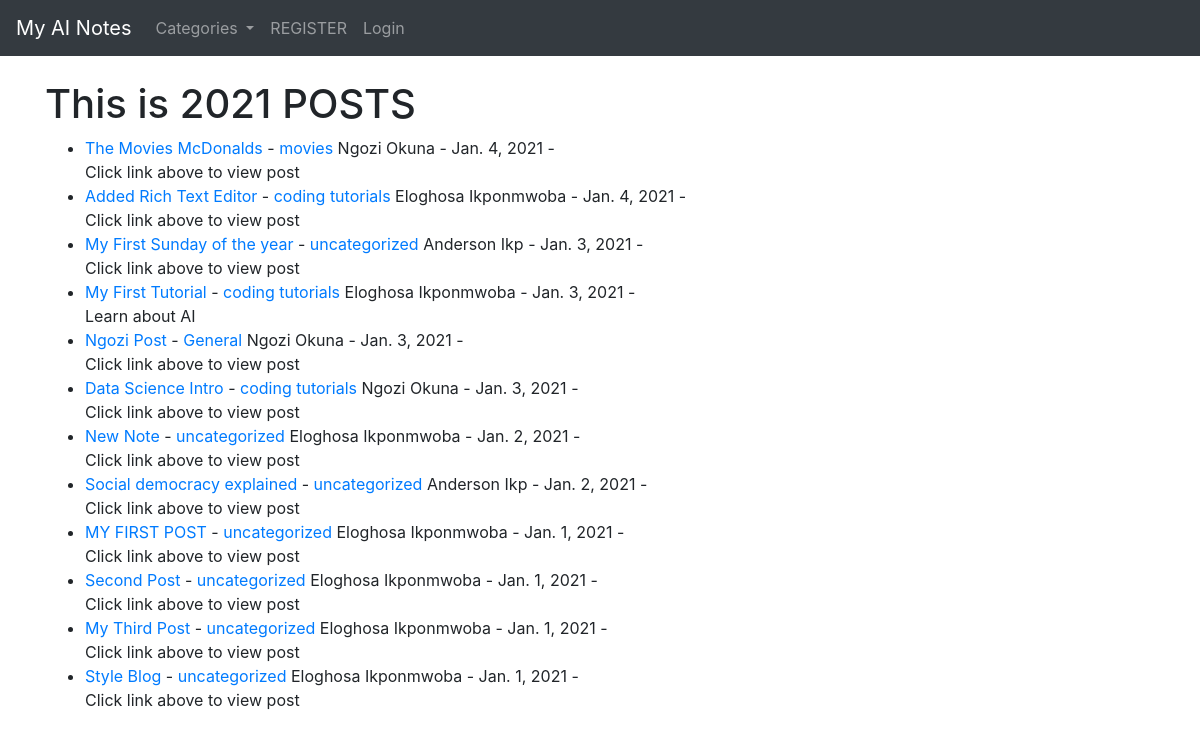
The app's page /, older data.
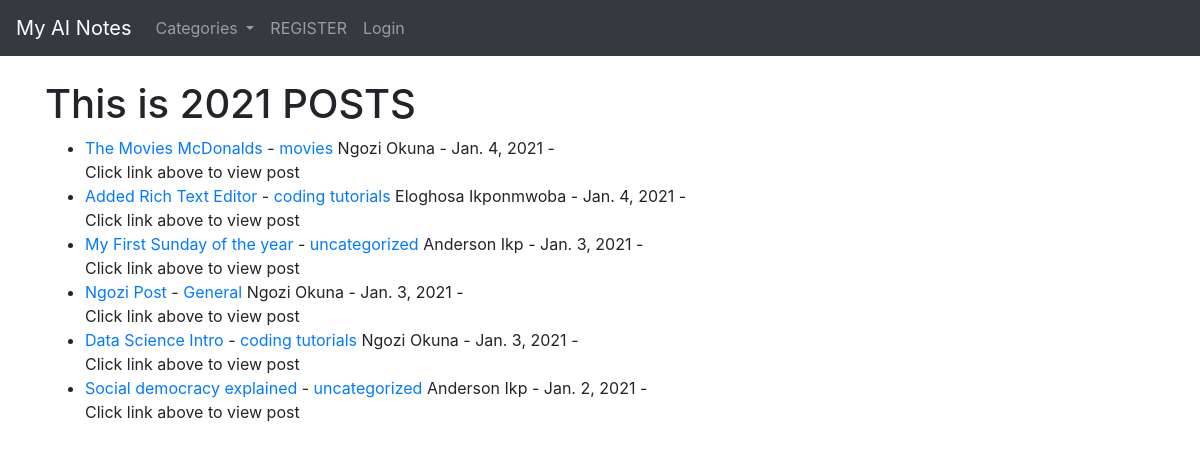
The same page, newer data.
### theblog/models.py (models this page shows, shortened)
class Post(models.Model):
    title = models.CharField(max_length = 255)
    title_tag = models.CharField(max_length = 255, default="My AI Notes")
    author = models.ForeignKey(User, on_delete = models.CASCADE)
    body = RichTextField(blank=True, null=True)
    snippet = models.CharField(max_length=255)
    post_date = models.DateField(auto_now_add=True)
    category = models.CharField(max_length=255, default='uncategorized')
    likes = models.ManyToManyField(User, related_name='blog_post')
    header_image = models.ImageField(null=True, blank=True, upload_to = "images/")

### theblog/views.py (the view)
# urls.py: path('', HomeView.as_view(), name="home"),
class HomeView(ListView):
    model = Post
    template_name = 'home.html'
    ordering = ['-post_date']
    def get_context_data(self, *args, **kwargs):
        cat_menu = Category.objects.all()
        context = super(HomeView, self).get_context_data(*args, **kwargs)
        context["cat_menu"] = cat_menu
        return context

### theblog/models.py (called while the page is built)
    def __str__(self):
        return self.name

### theblog/templates/home.html (shortened to what this page needs)
{% extends 'base.html' %} {% block content %}
<h1 style="align-items: center;">This is 2021 POSTS</h1>
<ul style="align-items: center;">
    {% for post in object_list %}
    <li><a href="{% url 'article-detail' post.pk %}">{{post.title}}</a> -
        <a href="{% url 'category' post.category|slugify %}">{{post.category}}</a> {{post.author.first_name}} {{post.author.last_name}} - {{ post.post_date }} -
        <br /> {{post.snippet}}
    </li>
    {% endfor %}
</ul>
{% endblock %}

Row changes from the older to the newer data that the page shows:
removed Post: title "My First Tutorial", category "coding tutorials", author.first_name "Eloghosa", author.last_name "Ikponmwoba", post_date "Jan. 3, 2021", snippet "Learn about AI"
removed Post: title "New Note", category "uncategorized", author.first_name "Eloghosa", author.last_name "Ikponmwoba", post_date "Jan. 2, 2021", snippet "Click link above to view post"
removed Post: title "MY FIRST POST", category "uncategorized", author.first_name "Eloghosa", author.last_name "Ikponmwoba", post_date "Jan. 1, 2021", snippet "Click link above to view post"
removed Post: title "Second Post", category "uncategorized", author.first_name "Eloghosa", author.last_name "Ikponmwoba", post_date "Jan. 1, 2021", snippet "Click link above to view post"
removed Post: title "My Third Post", category "uncategorized", author.first_name "Eloghosa", author.last_name "Ikponmwoba", post_date "Jan. 1, 2021", snippet "Click link above to view post"
removed Post: title "Style Blog", category "uncategorized", author.first_name "Eloghosa", author.last_name "Ikponmwoba", post_date "Jan. 1, 2021", snippet "Click link above to view post"
